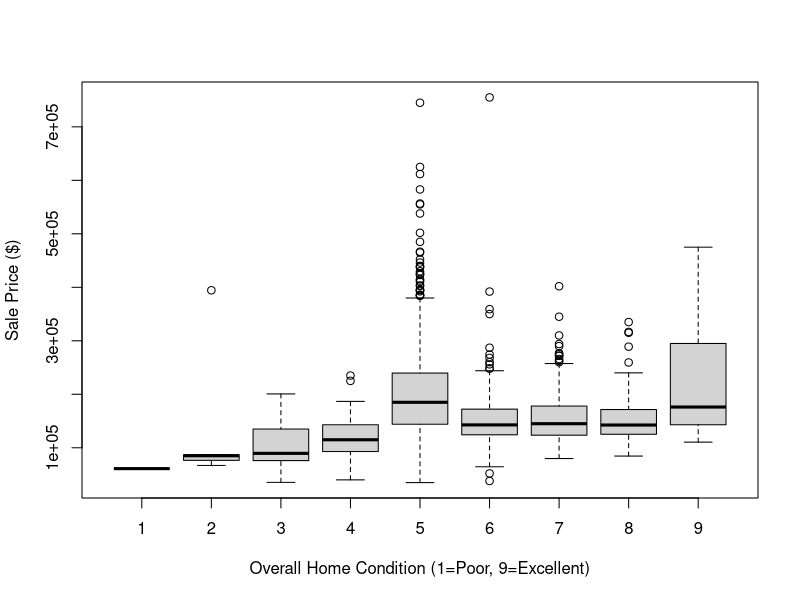
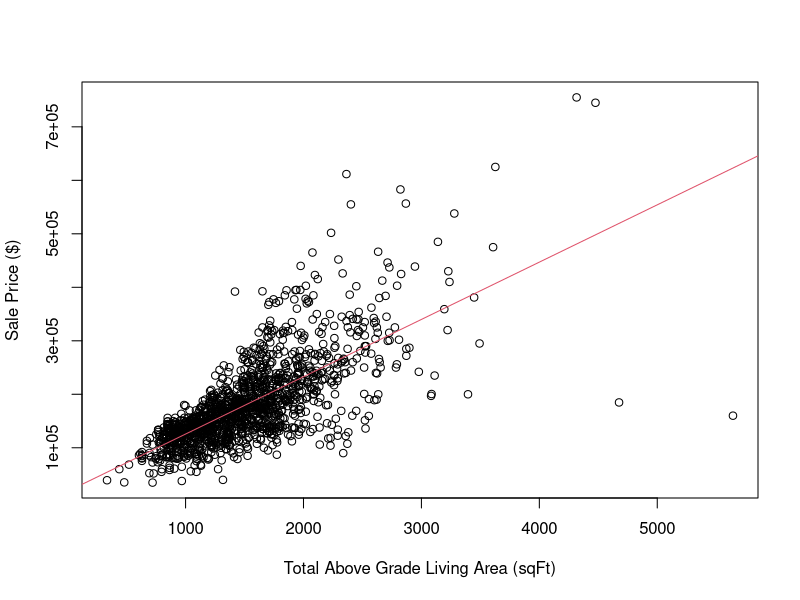

R code for these plots, in order:
## ---- chunk 1
setwd("~/Desktop/Data Science with R/Developing Data Products/Week 4 Assignment/Week4Assignment")
library(tidyverse)
housingdata <- read.csv("housingdata.csv")
housingdata <- housingdata %>% select(lotarea,housestyle,overallcond,heating,
                                    centralair,grlivarea,fullbath,halfbath,
                                    bedroomabvgr,totrmsabvgrd,saleprice)
head(housingdata,n=3L)
## ---- chunk 2
boxplot(saleprice~overallcond,data=housingdata,
        xlab = "Overall Home Condition (1=Poor, 9=Excellent)",
        ylab = "Sale Price ($)")
## ---- chunk 3
fit <- lm(saleprice~grlivarea,data=housingdata)
plot(saleprice~grlivarea,data=housingdata,
        xlab = "Total Above Grade Living Area (sqFt)",
        ylab = "Sale Price ($)")
abline(fit,col=2)
